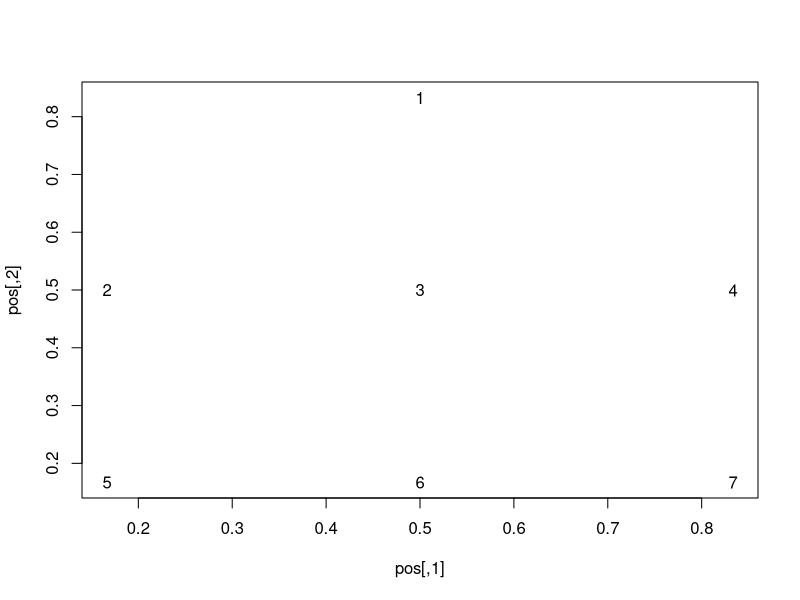
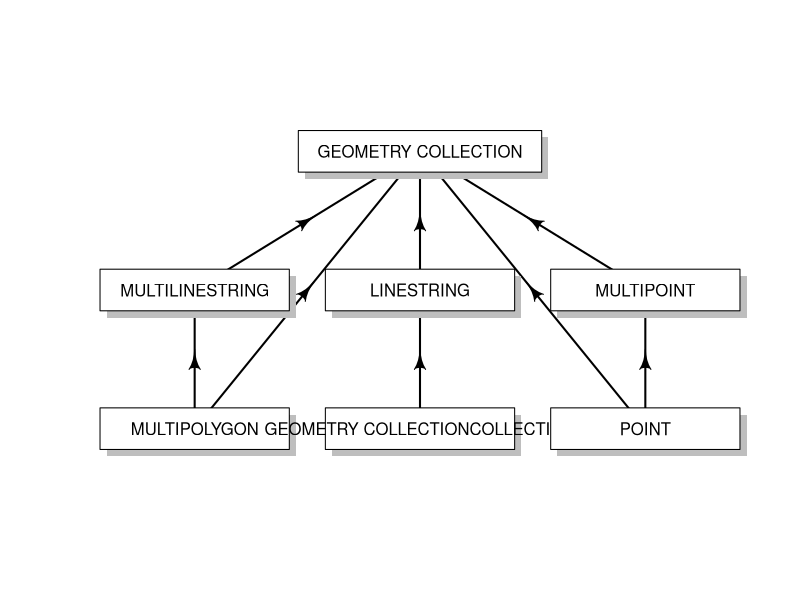

R code for these plots, in order:
# Aim: create diagram representing sf classes
library(sf)
library(diagram)
sf_classes = getClasses(where = asNamespace("sf"))
n = sf_classes[grepl(pattern = "sfc_", sf_classes)]
n = gsub(pattern = "sfc_", replacement = "", n)
n = gsub(pattern = "GEOMETRY", replacement = "GEOMETRY COLLECTION", n)
n = sort(n)[c(1, 4, 3, 5, 6, 2, 7)]

# see https://davetang.org/muse/2017/03/31/creating-flowchart-using-r/
openplotmat()
pos <- coordinates(c(1, 3, 3))
plot(pos, type = 'n')
text(pos)
par(mar = rep(1, 4))
png(filename = "figures/sf-classes.png", width = 600, height = 500)
openplotmat()
straightarrow(from = pos[5, ], to = pos[2, ])
straightarrow(from = pos[5, ], to = pos[1, ])
straightarrow(from = pos[6, ], to = pos[3, ])
straightarrow(from = pos[7, ], to = pos[4, ])
straightarrow(from = pos[7, ], to = pos[1, ])
straightarrow(from = pos[2, ], to = pos[1, ])
straightarrow(from = pos[3, ], to = pos[1, ])
straightarrow(from = pos[4, ], to = pos[1, ])
for(i in seq_along(n))
  textrect(mid = pos[i,], radx = 0.14, rady = 0.05, lab = n[i])
i = 1
textrect(mid = pos[i,], radx = 0.18, rady = 0.05, lab = n[i])
dev.off()

## attempt with DiagrammR -----
# nodes = create_node_df(n = length(n), label = n, shape = "rectangle", width = 3, )
# graph_attrs <- c("layout = circo",
#                  "overlap = false",
#                  "fixedsize = true",
#                  "ranksep = 3",
#                  "outputorder = edgesfirst")
# edges = create_edge_df(from = c(1, 2, 3, 4, 5, 6),
#                        to = c(4, 5, 6, 7, 7, 7))
# g = create_graph(nodes_df = nodes, edges_df = edges)
# 
# render_graph(g, layout = "forceDirected")
# export_graph(g,file_name = "f.gexf", file_type = "gexf")
